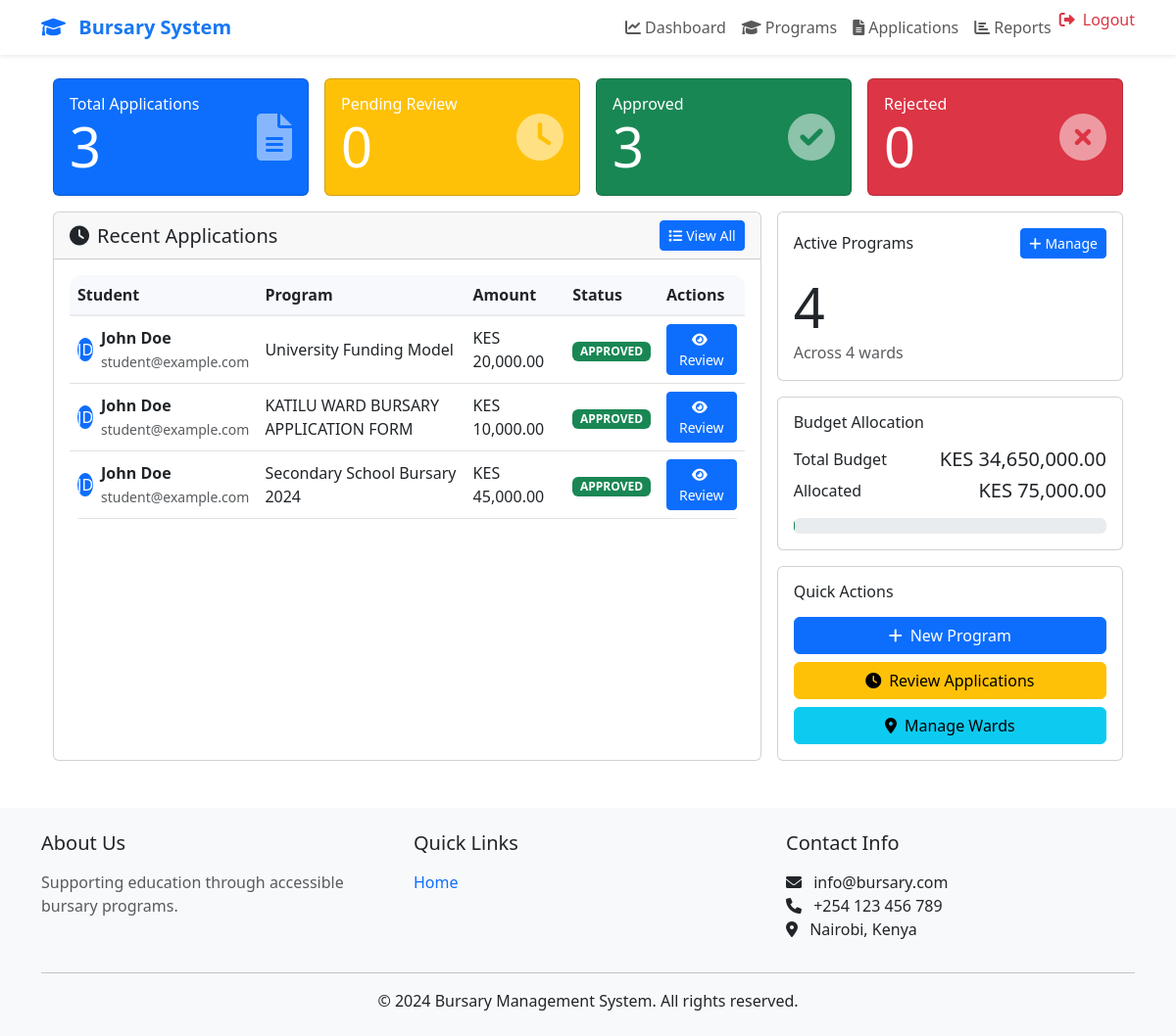
The app's page /admin/dashboard (signed in), older data.
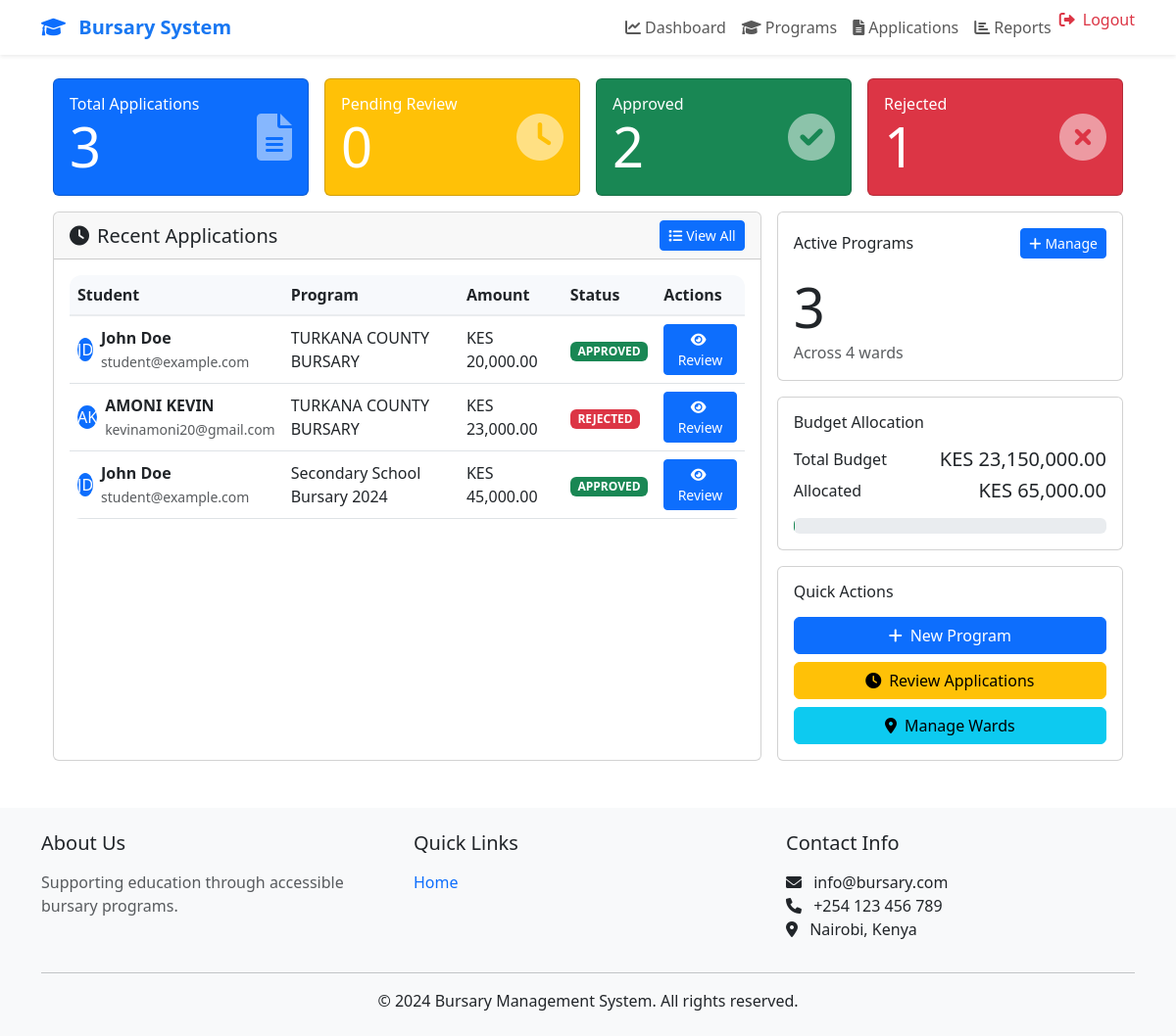
The same page, newer data.
### app/models.py (models this page shows, shortened)
class Application(db.Model):
    id = db.Column(db.Integer, primary_key=True)
    student_id = db.Column(db.Integer, db.ForeignKey('user.id'), nullable=False)
    ward_id = db.Column(db.Integer, db.ForeignKey('ward.id'), nullable=False)
    program_id = db.Column(db.Integer, db.ForeignKey('bursary_program.id'), nullable=False)
    status = db.Column(db.String(20), default='PENDING')
    amount = db.Column(db.Float, nullable=False)
    reason = db.Column(db.Text, nullable=False)
    reviewed_by = db.Column(db.Integer, db.ForeignKey('user.id'))
    review_note = db.Column(db.Text)
    created_at = db.Column(db.DateTime, default=datetime.utcnow)
    updated_at = db.Column(db.DateTime, default=datetime.utcnow, onupdate=datetime.utcnow)
    documents = db.relationship('Document', backref='application', lazy='dynamic')
    timeline = db.relationship('ApplicationTimeline', backref='application', lazy='dynamic')

class User(UserMixin, db.Model):
    id = db.Column(db.Integer, primary_key=True)
    email = db.Column(db.String(120), unique=True, nullable=False)
    password_hash = db.Column(db.String(256))
    first_name = db.Column(db.String(64))
    last_name = db.Column(db.String(64))
    role = db.Column(db.String(20), default='STUDENT')
    created_at = db.Column(db.DateTime, default=datetime.utcnow)
    updated_at = db.Column(db.DateTime, default=datetime.utcnow, onupdate=datetime.utcnow)
    profile = db.relationship('Profile', backref='user', uselist=False)
    submitted_applications = db.relationship('Application', backref='applicant',
                                          lazy='dynamic',
                                          foreign_keys='Application.student_id')
    reviewed_applications = db.relationship('Application', backref='reviewer',
                                         lazy='dynamic',
                                         foreign_keys='Application.reviewed_by')
    academic_info = db.relationship('AcademicInfo', backref='user', uselist=False)

class BursaryProgram(db.Model):
    id = db.Column(db.Integer, primary_key=True)
    name = db.Column(db.String(200), nullable=False)
    description = db.Column(db.Text)
    amount = db.Column(db.Float, nullable=False)
    start_date = db.Column(db.DateTime, nullable=False)
    end_date = db.Column(db.DateTime, nullable=False)
    requirements = db.Column(db.Text)
    ward_id = db.Column(db.Integer, db.ForeignKey('ward.id'), nullable=True)
    status = db.Column(db.String(20), default='ACTIVE')
    created_at = db.Column(db.DateTime, default=datetime.utcnow)
    updated_at = db.Column(db.DateTime, default=datetime.utcnow, onupdate=datetime.utcnow)
    applications = db.relationship('Application', backref='program', lazy='dynamic')

### app/admin/routes.py (the view)
@bp.route('/dashboard')
@login_required
@admin_required
def dashboard():
    stats = {
        'total_applications': Application.query.count(),
        'pending_applications': Application.query.filter_by(status='PENDING').count(),
        'approved_applications': Application.query.filter_by(status='APPROVED').count(),
        'rejected_applications': Application.query.filter_by(status='REJECTED').count(),
        'active_programs': BursaryProgram.query.filter_by(status='ACTIVE').count(),
        'total_wards': Ward.query.count(),
        'total_budget': db.session.query(func.sum(BursaryProgram.amount)).scalar() or 0,
        'allocated_budget': db.session.query(
            func.sum(Application.amount)
        ).filter(Application.status == 'APPROVED').scalar() or 0
    }
    recent_applications = Application.query.order_by(
        Application.created_at.desc()
    ).limit(10).all()
    return render_template('admin/dashboard.html',
                         stats=stats,
                         recent_applications=recent_applications)

### app/templates/admin/dashboard.html (shortened to what this page needs)
{% extends "admin/base.html" %}
{% block content %}
<div class="container-fluid">
    <div class="row g-3">
        <div class="col-12">
            <div class="row g-3">
                <div class="col-12 col-md-3">
                    <div class="card bg-primary text-white h-100 stats-card">
                        <div class="card-body">
                            <div class="d-flex justify-content-between align-items-center">
                                <div>
                                    <h6 class="card-title mb-0">Total Applications</h6>
                                    <h2 class="display-4 mb-0">{{ stats.total_applications }}</h2>
                                </div>
                                <i class="fas fa-file-alt fa-3x opacity-50"></i>
                            </div>
                        </div>
                    </div>
                </div>
                <div class="col-12 col-md-3">
                    <div class="card bg-warning text-white h-100 stats-card">
                        <div class="card-body">
                            <div class="d-flex justify-content-between align-items-center">
                                <div>
                                    <h6 class="card-title mb-0">Pending Review</h6>
                                    <h2 class="display-4 mb-0">{{ stats.pending_applications }}</h2>
                                </div>
                                <i class="fas fa-clock fa-3x opacity-50"></i>
                            </div>
                        </div>
                    </div>
                </div>
                <div class="col-12 col-md-3">
                    <div class="card bg-success text-white h-100 stats-card">
                        <div class="card-body">
                            <div class="d-flex justify-content-between align-items-center">
                                <div>
                                    <h6 class="card-title mb-0">Approved</h6>
                                    <h2 class="display-4 mb-0">{{ stats.approved_applications }}</h2>
                                </div>
                                <i class="fas fa-check-circle fa-3x opacity-50"></i>
                            </div>
                        </div>
                    </div>
                </div>
                <div class="col-12 col-md-3">
                    <div class="card bg-danger text-white h-100 stats-card">
                        <div class="card-body">
                            <div class="d-flex justify-content-between align-items-center">
                                <div>
                                    <h6 class="card-title mb-0">Rejected</h6>
                                    <h2 class="display-4 mb-0">{{ stats.rejected_applications }}</h2>
                                </div>
                                <i class="fas fa-times-circle fa-3x opacity-50"></i>
                            </div>
                        </div>
                    </div>
                </div>
            </div>
        </div>
        <div class="col-12 col-lg-8">
            <div class="card h-100">
                <div class="card-header d-flex justify-content-between align-items-center">
                    <h5 class="mb-0"><i class="fas fa-clock me-2"></i>Recent Applications</h5>
                    <a href="{{ url_for('admin.applications') }}" class="btn btn-primary btn-sm">
                        <i class="fas fa-list me-1"></i>View All
                    </a>
                </div>
                <div class="card-body">
                    <div class="table-responsive">
                        <table class="table table-hover align-middle applications-table">
                            <thead>
                                <tr>
                                    <th>Student</th>
                                    <th>Program</th>
                                    <th>Amount</th>
                                    <th>Status</th>
                                    <th>Actions</th>
                                </tr>
                            </thead>
                            <tbody>
                                {% for application in recent_applications %}
                                <tr>
                                    <td>
                                        <div class="d-flex align-items-center">
                                            <div class="avatar-sm bg-primary text-white rounded-circle me-2 d-flex align-items-center justify-content-center">
                                                {{ application.applicant.first_name[0] }}{{ application.applicant.last_name[0] }}
                                            </div>
                                            <div>
                                                <div class="fw-bold">{{ application.applicant.first_name }} {{ application.applicant.last_name }}</div>
                                                <small class="text-muted">{{ application.applicant.email }}</small>
                                            </div>
                                        </div>
                                    </td>
                                    <td>{{ application.program.name }}</td>
                                    <td>KES {{ "{:,.2f}".format(application.amount) }}</td>
                                    <td>
                                        <span class="badge {% if application.status == 'PENDING' %}bg-warning
                                                         {% elif application.status == 'APPROVED' %}bg-success
                                                         {% elif application.status == 'REJECTED' %}bg-danger
                                                         {% endif %}">
                                            {{ application.status }}
                                        </span>
                                    </td>
                                    <td>
                                        <a href="{{ url_for('admin.review_application', application_id=application.id) }}"
                                           class="btn btn-sm btn-primary">
                                            <i class="fas fa-eye me-1"></i>Review
                                        </a>
                                    </td>
                                </tr>
                                {% endfor %}
                            </tbody>
                        </table>
                    </div>
                </div>
            </div>
        </div>
        <div class="col-12 col-lg-4">
            <div class="row g-3">
                <div class="col-12">
                    <div class="card">
                        <div class="card-body">
                            <div class="d-flex justify-content-between align-items-center mb-3">
                                <h6 class="card-title mb-0">Active Programs</h6>
                                <a href="{{ url_for('admin.programs') }}" class="btn btn-primary btn-sm">
                                    <i class="fas fa-plus me-1"></i>Manage
                                </a>
                            </div>
                            <h2 class="display-4 mb-0">{{ stats.active_programs }}</h2>
                            <div class="text-muted">Across {{ stats.total_wards }} wards</div>
                        </div>
                    </div>
                </div>
                <div class="col-12">
                    <div class="card">
                        <div class="card-body">
                            <h6 class="card-title mb-3">Budget Allocation</h6>
                            <div class="d-flex justify-content-between align-items-center mb-2">
                                <div>Total Budget</div>
                                <div class="h5 mb-0">KES {{ "{:,.2f}".format(stats.total_budget) }}</div>
                            </div>
                            <div class="d-flex justify-content-between align-items-center">
                                <div>Allocated</div>
                                <div class="h5 mb-0">KES {{ "{:,.2f}".format(stats.allocated_budget) }}</div>
                            </div>
                            <div class="progress budget-progress mt-3">
                            </div>
                        </div>
                    </div>
                </div>
                <div class="col-12">
                    <div class="card">
                        <div class="card-body">
                            <h6 class="card-title mb-3">Quick Actions</h6>
                            <div class="d-grid gap-2 quick-actions">
                                <a href="{{ url_for('admin.new_program') }}" class="btn btn-primary">
                                    <i class="fas fa-plus me-2"></i>New Program
                                </a>
                                <a href="{{ url_for('admin.applications', status='PENDING') }}" class="btn btn-warning">
                                    <i class="fas fa-clock me-2"></i>Review Applications
                                </a>
                                <a href="{{ url_for('admin.wards') }}" class="btn btn-info">
                                    <i class="fas fa-map-marker-alt me-2"></i>Manage Wards
                                </a>
                            </div>
                        </div>
                    </div>
                </div>
            </div>
        </div>
    </div>
</div>
{% endblock %}

Row changes from the older to the newer data that the page shows:
removed Application: applicant "J", applicant "D", applicant.first_name "John", applicant.last_name "Doe", applicant.email "student@example.com", program.name "KATILU WARD BURSARY APPLICATION FORM", amount "10,000.00", status "APPROVED"
changed Application (number 1 of 3 on the later page): program.name "University Funding Model" → "TURKANA COUNTY BURSARY"
added Application: applicant "A", applicant "K", applicant.first_name "AMONI", applicant.last_name "KEVIN", applicant.email "kevinamoni20@gmail.com", program.name "TURKANA COUNTY BURSARY", amount "23,000.00", status "REJECTED"
Text that changed along with them:
{{ stats.approved_applications }}: "3" → "2"
{{ stats.rejected_applications }}: "0" → "1"
{{ stats.active_programs }}: "4" → "3"
{{ "{:,.2f}".format(stats.total_budget) }}: "34,650,000.00" → "23,150,000.00"
{{ "{:,.2f}".format(stats.allocated_budget) }}: "75,000.00" → "65,000.00"
